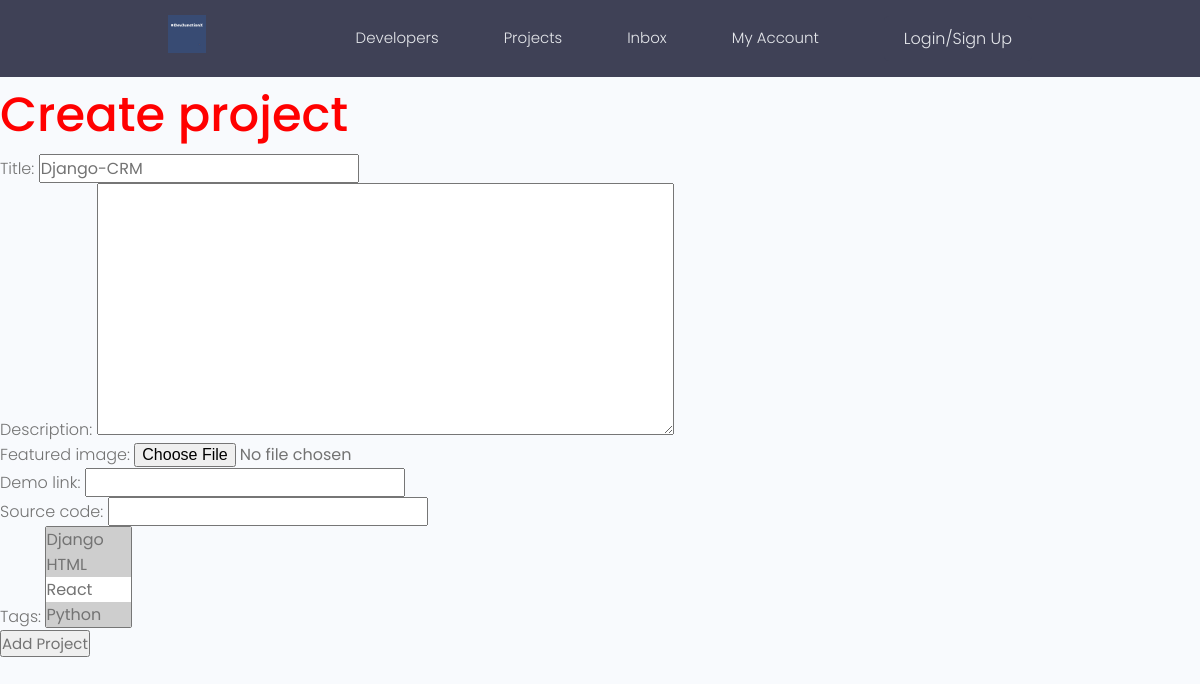
Before: /update-project/2ded5ceb-369b-4e62-b57c-12ca8d7ade87/ with the older database file.
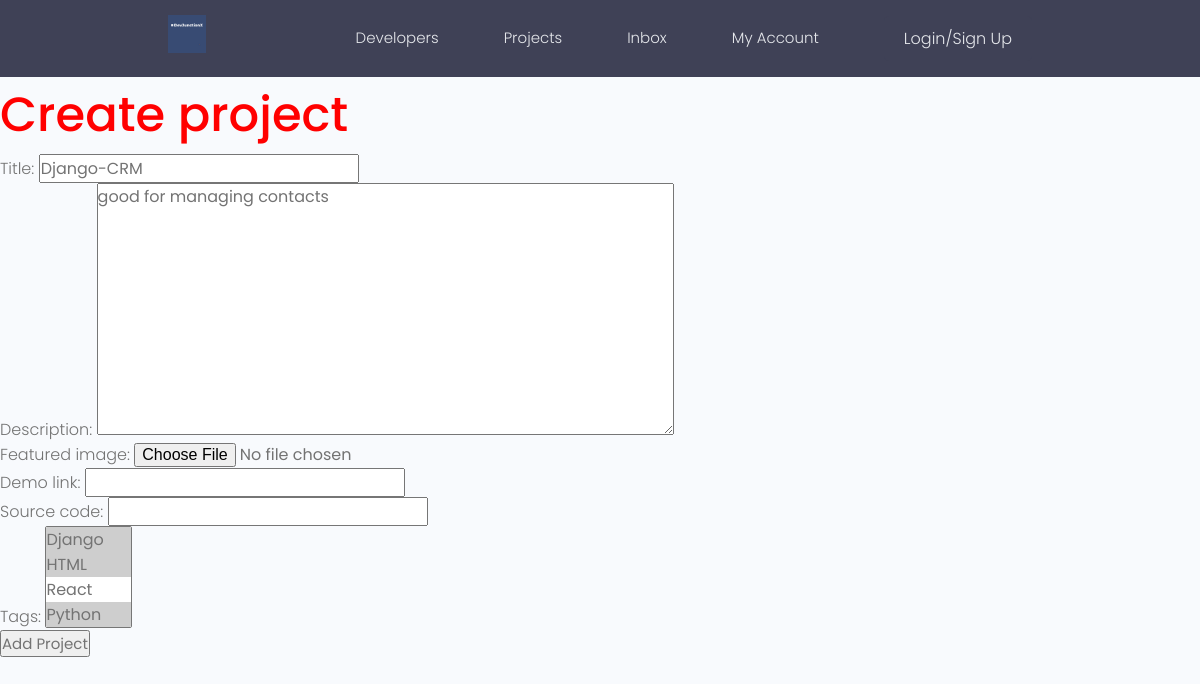
After: the same page with the newer database file.
### projects/models.py (models this page shows, shortened)
class Project(models.Model):
    title = models.CharField(max_length=100)
    description = models.TextField(null=True, blank=True)
    featured_image = models.ImageField(null=True, blank=True, default= 'default.jpg')
    demo_link = models.CharField(max_length=1000, null=True, blank=True)
    source_code = models.CharField(max_length=1000, null=True, blank=True)
    vote_total = models.IntegerField(default=0)
    vote_ratio = models.IntegerField(default=0)
    tags = models.ManyToManyField('Tag', null=True, blank=True)  # Stringfy the model if it is defined below
    created = models.DateTimeField(auto_now_add=True)
    id = models.UUIDField(default=uuid.uuid4, unique=True, primary_key=True, editable=False)

### projects/views.py (the view)
# urls.py: path('update-project/<str:pk>/', views.updateProject, name='update-Project'),
def updateProject(request, pk):
    project = Project.objects.get(id=pk)
    form = ProjectForm(instance=project)
    if request.method == 'POST':
        form = ProjectForm(request.POST, request.FILES ,instance=project)
        if form.is_valid:
            form.save()
            return redirect('/')
    context = {'form': form}
    return render(request, 'projects/project-form.html', context)

### projects/forms.py
class ProjectForm(ModelForm):
    class Meta:
        model = Project
        fields = '__all__'
        exclude = ['vote_total', 'vote_ratio']

### projects/models.py (called while the page is built)
    def __str__(self):
        return self.name

### projects/templates/projects/project-form.html (shortened to what this page needs)
{% extends 'main.html' %}
{% block content %}
<h1>Create project</h1>
<form method="POST" action="" enctype="multipart/form-data">
    {{form.as_p}}
    <input type="submit" value="Add Project">
</form>
{% endblock content %}

Changed rows visible on the page:
changed Project "Django-CRM": description (not shown) → "good for managing contacts"
